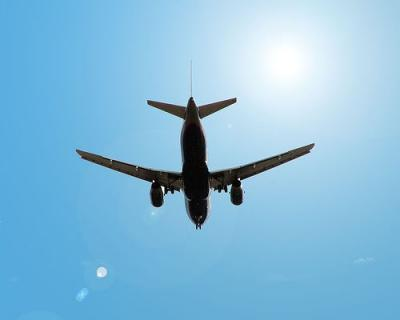
%> input picture Görüntü Segmentasyonu/airplane.jpg, 400 x 320 px
$ octave --eval "result = Watershed2('airplane.jpg');"   (GNU Octave 9; MATLAB toolbox functions it lacks are replaced by stand-ins)
%> lines starting %> are read from the running program, lines starting %| are printed output that depends on the picture; in (x1, y1, x2, y2) boxes, pixels count from 0 and x2, y2 are one past the last pixel; in counts of white or black regions, pixels touching at a corner belong together; the program's own positions count from 1
%%
function [ cikti ] = Watershed2( dosya_adi )
%> called with dosya_adi = 'airplane.jpg'
rgb = imread(dosya_adi);                                                    % Resmi Okuduk
%> rgb is the input picture: size 320x400x3 uint8; mean R, G, B 133.4, 187.8, 218.5
I = rgb2gray(rgb);                                                          % Gri Formata Çevirdik.
%imshow(I) , title ('Orjinal Resim');

 %%
hy = fspecial('sobel');                                                     % hy içine sobel özel kenar filitresini attýk.
hx = hy';
Iy = imfilter(double(I), hy, 'replicate');                                  % Görüntüleri Filitredik.
Ix = imfilter(double(I), hx, 'replicate');
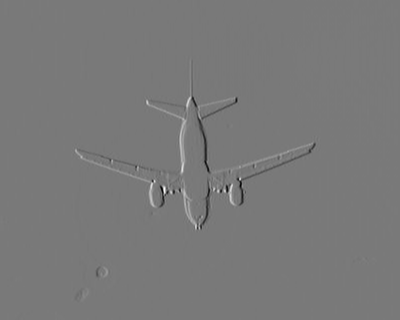
%> Ix: size 320x400 double; min -870, max 955, mean -0.6; drawn with min black and max white
% figure , imshow(Iy) , title('ly');
% figure , imshow(Ix) , title('lx');
gradmag = sqrt(Ix.^2 + Iy.^2);                                              % Filitrelenen resimleri gradient formata çevirerek watershad alg. sokacak düzeye getirdik.
%figure
%imshow(gradmag,[]), title('Gradient (gradmag)')

L = watershed(gradmag);                                                     % Resmimizi Algoritmaya soktuk.
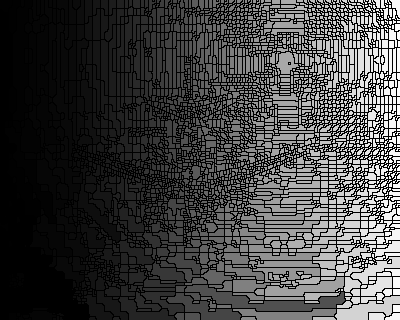
%> L: size 320x400 uint16; min 0, max 3349, mean 877; drawn with min black and max white
%Lrgb = label2rgb(L);
%figure, imshow(L), title('Algoritmadan ilk çýktý')

%%
se = strel('disk', 20);                                                     % morphological açma iþlemi uygulanýyor
Io = imopen(I, se);
%figure
%imshow(Io), title('Morfolojik açma sonucu')

Ie = imerode(I, se);                                                        % imrode ile aþýndýrma ypýldý.
Iobr = imreconstruct(Ie, I);                                                % yeniden yapýlandýrma yapýldý.
%figure
%imshow(Iobr), title('yeniden yapýlandýrýlmýþ resim')

Ioc = imclose(Io, se);                                                     % Açýlan resim kapandý
%figure                                                                     % belki silinebilir.
%imshow(Ioc), title('Opening-closing (Ioc)')

Iobrd = imdilate(Iobr, se);                                                % resimdeki bileþenleri geniþletme iþlemi yaptýk.
Iobrcbr = imreconstruct(imcomplement(Iobrd), imcomplement(Iobr));          % binary modda siyah alanlar beyaz, beyaz alanlar siyaha çevrildi.
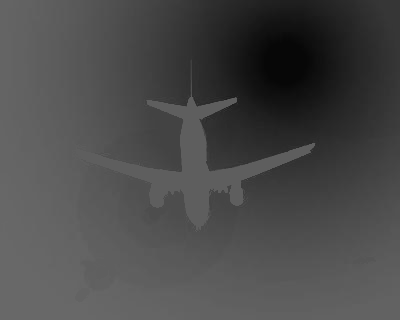
%> Iobrcbr: size 320x400 uint8; min 7, max 104, mean 74
Iobrcbr = imcomplement(Iobrcbr);                                           % ve resim yeniden yapýlandýrýldý
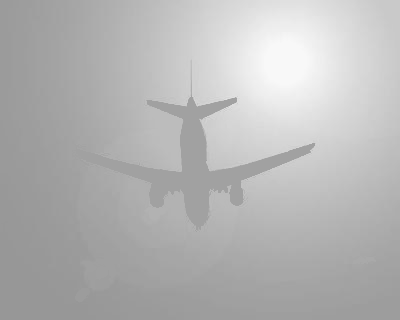
%> Iobrcbr: size 320x400 uint8; min 151, max 248, mean 181
%figure
%imshow(Iobrcbr), title('resimdeki kirli görüntü azaltýlmýþ hali')

fgm = imregionalmax(Iobrcbr);                                              % Resimde bölgesel maksimum noktalarý bulundu.
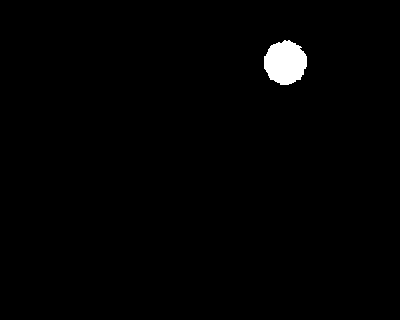
%> fgm: size 320x400 logical; 1.1% white; 1 white region, box (x1, y1, x2, y2) and area: (264, 40, 307, 85) 1471
%figure
%imshow(fgm), title(' Resimde bölgesel maksimum noktalarý bulundu')

se2 = strel(ones(5,5));                                                    % Yeniden morfolojik açma kapama iþlemleri yapýldý
fgm2 = imclose(fgm, se2);
%> fgm2: size 320x400 logical; 1.2% white; 1 white region, box (x1, y1, x2, y2) and area: (264, 40, 307, 85) 1478
fgm3 = imerode(fgm2, se2);
%> fgm3: size 320x400 logical; 0.89% white; 1 white region, box (x1, y1, x2, y2) and area: (266, 42, 305, 83) 1142

fgm4 = bwareaopen(fgm3, 20);                                               % 20 pikselden düþük gürültüleri temizledik.
%figure,imshow(fgm4), title('Morfolojik iþlemlerin uygulanmasý ve gürültülerin temizlenmesi sonucu');
%%

bw = im2bw(Iobrcbr, graythresh(Iobrcbr));
%> bw: size 320x400 logical; 30.8% white; 1 white region, box (x1, y1, x2, y2) and area: (146, 0, 400, 197) 39425
D = bwdist(bw);                                                            % Uzaklýk dönüþümü yapýldý.
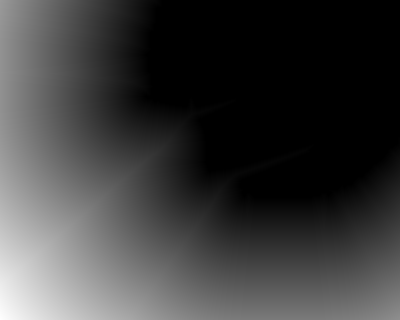
%> D: size 320x400 single; min 0, max 256.7, mean 61.8; drawn with min black and max white
DL = watershed(D);                                                         % Tekrar algoritmaya sokuldu.
%> DL: size 320x400 uint8; every value is 1
bgm = DL == 0;
%> bgm: size 320x400 logical; every value is 0
%figure
%imshow(bgm), title('Watershed sýrt çizgileri (bgm)')

%%

gradmag2 = imimposemin(gradmag, bgm | fgm4);
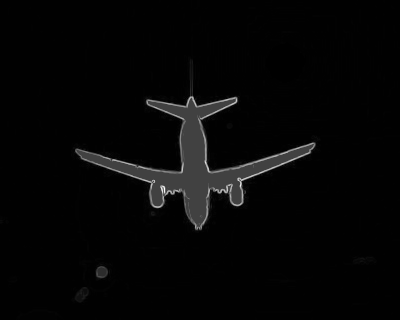
%> gradmag2: size 320x400 double; 0.89% of the values are NaN or infinite; the others: min 0.955, max 956.1, mean 26.12; drawn with min black, max white, NaN and infinite black
L = watershed(gradmag2);
bgm2 = L ==0;
%figure , imshow(bgm2), title('Algoritmanýn son çýktýsý');

%%

I4 = I;
I4(imdilate(L == 0, ones(3, 3)) | bgm | fgm4) = 255;                       % Orjinal görüntünün üzerine sýnýrlar çizildi.
%> I4: size 320x400 uint8; min 0, max 255, mean 175; mean of the top-left, top-right, bottom-left and bottom-right quarters 167.8, 215.7, 150.3, 166.3
%figure
%imshow(I4)
%title('Orjinal görüntünün üzerine sýnýrlar çizildi')

cikti =I4;

% [4 lines of commented-out code are left out]

return;

end

$ run again, on Görüntü Segmentasyonu/bosna.jpg
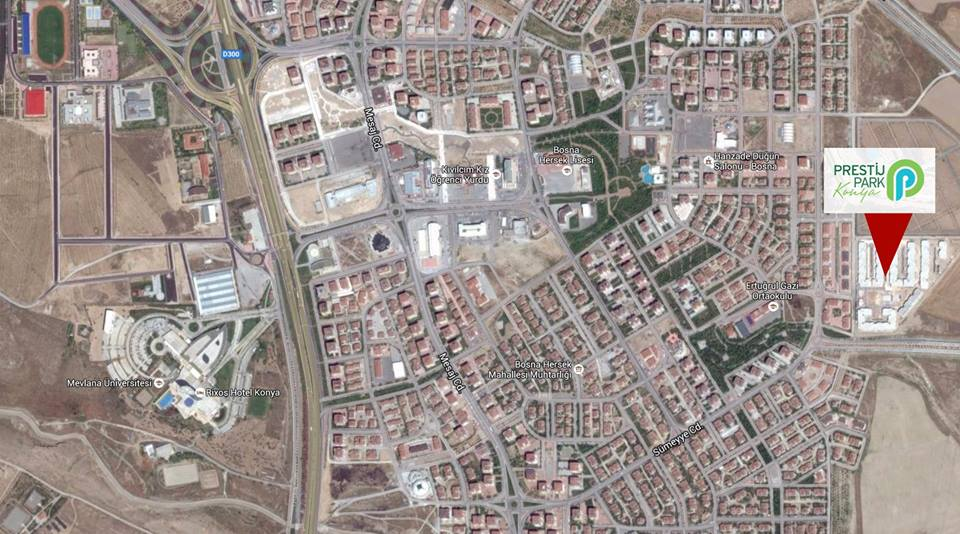
%> input picture Görüntü Segmentasyonu/bosna.jpg, 960 x 534 px
%> in Watershed2, rgb is the input picture: size 534x960x3 uint8; mean R, G, B 155.4, 144.9, 140.3
%> in Watershed2, `fgm = imregionalmax(Iobrcbr);`:
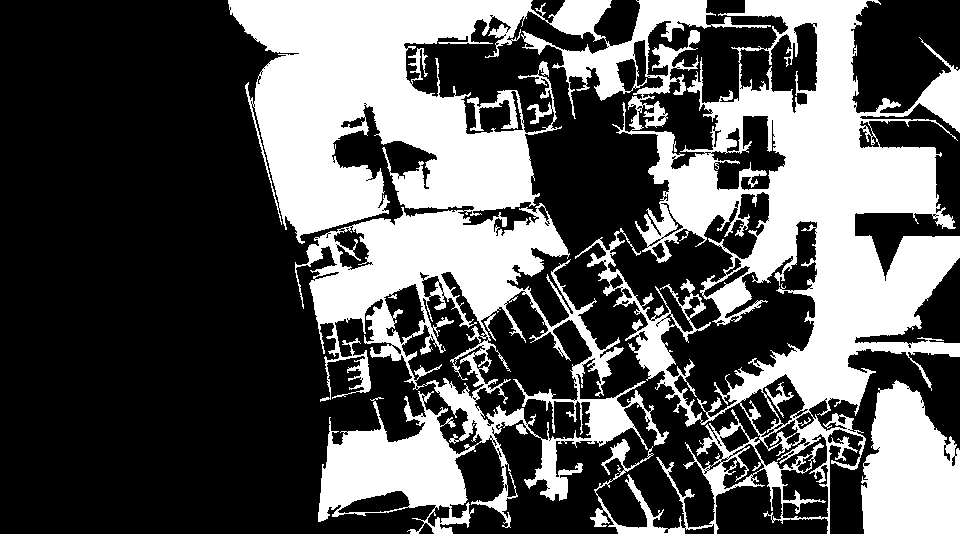
%> fgm: size 534x960 logical; 35% white; 2 white regions, box (x1, y1, x2, y2) and area: (228, 0, 960, 534) 167930, (861, 380, 960, 534) 11643
%> fgm2: size 534x960 logical; 38.3% white; 1 white region, box (x1, y1, x2, y2) and area: (228, 0, 960, 534) 196223
%> fgm3: size 534x960 logical; 29.5% white; 132 white regions (75 under 20 px), largest, box (x1, y1, x2, y2) and area: (230, 0, 609, 450) 65260, (644, 0, 960, 427) 47818, (863, 384, 960, 534) 11211
%> bw: size 534x960 logical; 76.5% white; 10 black regions, largest, box (x1, y1, x2, y2) and area: (0, 0, 272, 326) 45514, (0, 296, 293, 522) 31132, (526, 116, 668, 258) 9797
%> DL: size 534x960 uint8; every value is 1
%> bgm: size 534x960 logical; every value is 0
%> bgm2: size 534x960 logical; 2.3% white in thin lines or dots, all inside (x1, y1, x2, y2) = (317, 0, 960, 534)
%> in Watershed2, `I4(imdilate(L == 0, ones(3, 3)) | bgm | fgm4) = 255;`:
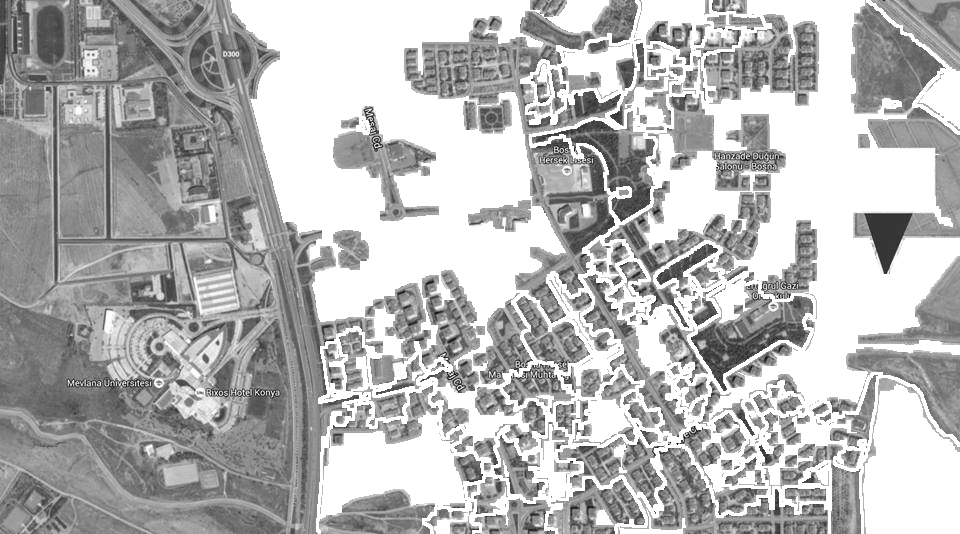
%> I4: size 534x960 uint8; min 0, max 255, mean 180.5

$ run again, on Görüntü Segmentasyonu/cameraman.jpg
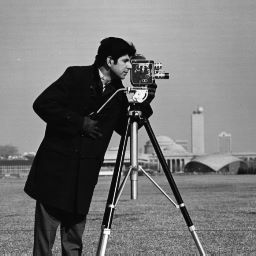
%> input picture Görüntü Segmentasyonu/cameraman.jpg, 256 x 256 px
%> in Watershed2, rgb is the input picture: size 256x256x3 uint8; min 0, max 255, mean 118.7
%> in Watershed2, `fgm = imregionalmax(Iobrcbr);`:
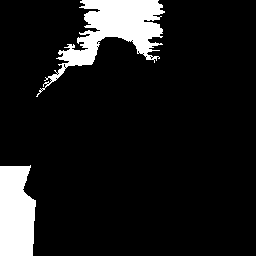
%> fgm: size 256x256 logical; 10.6% white; 2 white regions, box (x1, y1, x2, y2) and area: (36, 0, 165, 97) 4086, (0, 165, 36, 256) 2854
%> fgm2: size 256x256 logical; 11.3% white; 2 white regions, box (x1, y1, x2, y2) and area: (36, 0, 165, 97) 4519, (0, 165, 36, 256) 2855
%> fgm3: size 256x256 logical; 9.4% white; 3 white regions, box (x1, y1, x2, y2) and area: (60, 0, 161, 71) 3542, (0, 168, 34, 256) 2574, (46, 72, 60, 84) 29
%> bw: size 256x256 logical; 72.1% white; 1 black region, box (x1, y1, x2, y2) and area: (0, 37, 203, 256) 18255
%> DL: size 256x256 uint8; 3 distinct labels, from 0 to 2
%> bgm: size 256x256 logical; 0.28% white in thin lines or dots, all inside (x1, y1, x2, y2) = (0, 161, 77, 256)
%> bgm2: size 256x256 logical; 1.4% white in thin lines or dots, all inside (x1, y1, x2, y2) = (0, 37, 204, 256)
%> in Watershed2, `I4(imdilate(L == 0, ones(3, 3)) | bgm | fgm4) = 255;`:
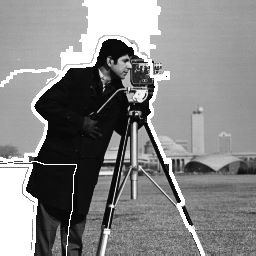
%> I4: size 256x256 uint8; min 0, max 255, mean 134.2
